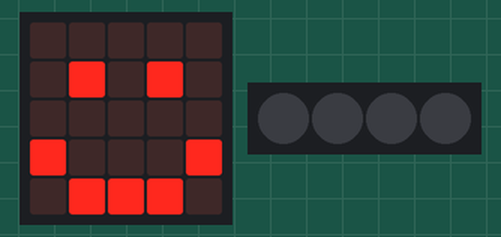
Simulated run of this program. Board: BBC micro:bit (MakeCode). Parts: the board's 5×5 LED display, 4 RGB LEDs in strip order, left to right. Dim RGB values are drawn brighter than linear.

Above: at 0.1 s.
At 0.7 s:
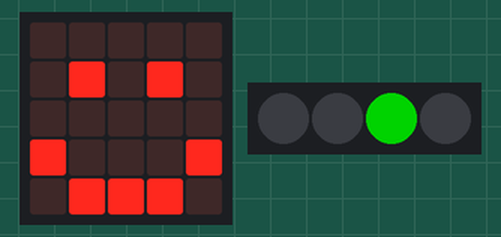
At 1.7 s:
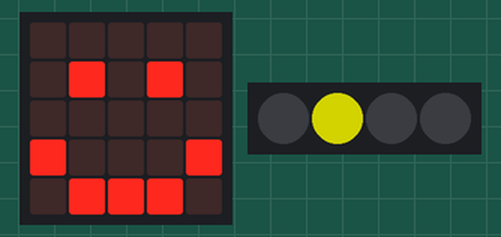
At 2.7 s:
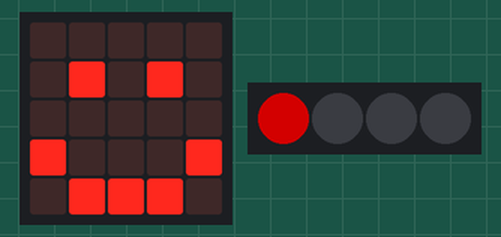
Timing chart, 0 to 40.0 s (numbered marks = the images above):
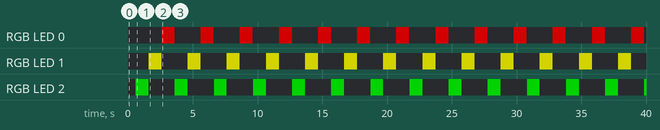

The program:

main.ts
```typescript
// (licence header left out)
// setup
let neopixelStrip: neopixel.Strip = null

basic.clearScreen()
neopixelStrip = neopixel.create(DigitalPin.P16, 4, NeoPixelMode.RGB)
neopixelStrip.setPixelColor(0, neopixel.colors(NeoPixelColors.Black))
neopixelStrip.setPixelColor(1, neopixel.colors(NeoPixelColors.Black))
neopixelStrip.setPixelColor(2, neopixel.colors(NeoPixelColors.Black))
neopixelStrip.setPixelColor(3, neopixel.colors(NeoPixelColors.Black))
neopixelStrip.show()
basic.showIcon(IconNames.Happy)

basic.forever(function () {
  // turning on green
  neopixelStrip.setPixelColor(2, neopixel.colors(NeoPixelColors.Green))
  neopixelStrip.show()
  basic.pause(1000)

  // turning on yellow
  neopixelStrip.setPixelColor(2, neopixel.colors(NeoPixelColors.Black))
  neopixelStrip.setPixelColor(1, neopixel.colors(NeoPixelColors.Yellow))
  neopixelStrip.show()
  basic.pause(1000)

  // turning on red
  neopixelStrip.setPixelColor(1, neopixel.colors(NeoPixelColors.Black))
  neopixelStrip.setPixelColor(0, neopixel.colors(NeoPixelColors.Red))
  neopixelStrip.show()
  basic.pause(1000)
  neopixelStrip.setPixelColor(0, neopixel.colors(NeoPixelColors.Black))
  neopixelStrip.show()
})
```

Measured:
- by itself, RGB LED 0: alternates RGB(127, 0, 0) for 1.0 s and off for 2.0 s
- by itself, RGB LED 1: alternates RGB(127, 127, 0) for 1.0 s and off for 2.0 s
- by itself, RGB LED 2: alternates RGB(0, 127, 0) for 1.0 s and off for 2.0 s
- what the display in image 1 shows lasts 1.0 s, from 0.6 s to 1.6 s
